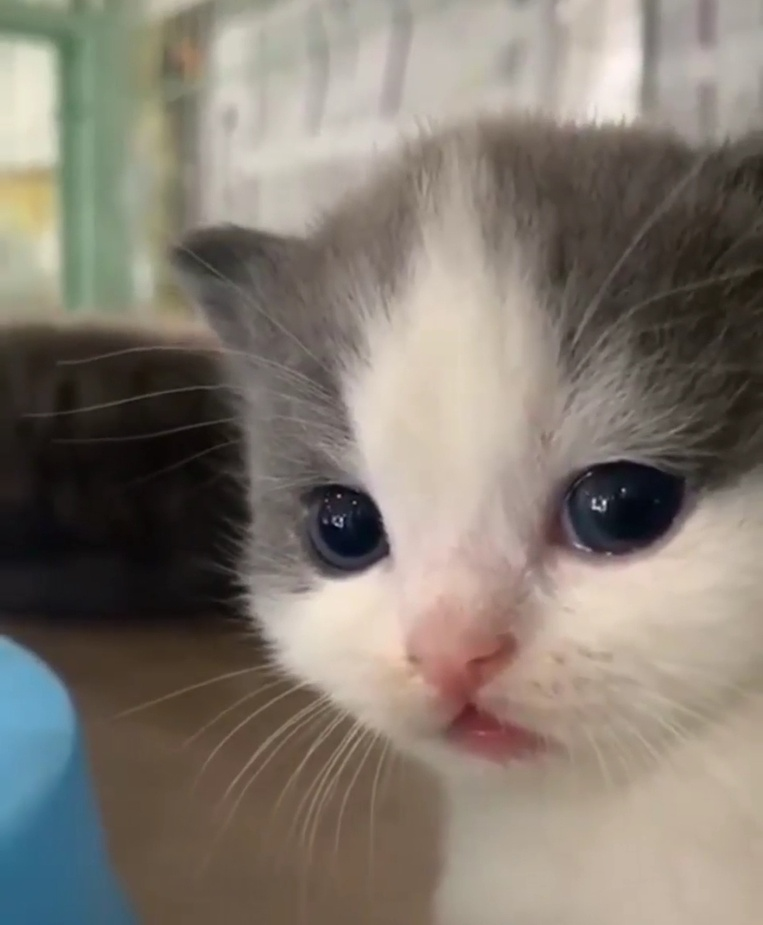
#> input picture image/flipped_image.jpg, 763 x 925 px, shrunk from 1080 x 1309 before the run
$ python main.py image/flipped_image.jpg out
#> lines starting #> are read from the running program, lines starting #| are printed output that depends on the picture
### image_reader.py
import cv2
import numpy as np


def read_image(image_path: str) -> np.ndarray:
    """
    упаковываем изображение в массив np.ndarray
    :param image_path: путь к изображению
    :return: массив np.ndarray, который хранит пиксели изображения с соответствующими цветовыми каналами BGR
    """
#> called with image_path = 'image/flipped_image.jpg'
    img = cv2.imread(image_path)
#> img is the input picture: shape (925, 763, 3); mean B, G, R 113.3, 123.2, 131.5
#| (925, 763, 3)
#| Размер изображения: 763x925
    if img is None: # одна из возможных проблем - неправильный формат файла
        raise FileNotFoundError(f"Не удалось загрузить изображение: {image_path}")
    return img

### histogram.py
import matplotlib.pyplot as plt
import numpy as np


def plot_histogram(img: np.ndarray )->None :
    """
    Создание и демонстрация гистограммы по 3 цветовым каналам
    :param img: np.ndarray массив пикселей изображения
    :return: None - просто демонстрация
    """
    colors = ('blue', 'green', 'red')
    shape = img.shape
#> shape = (925, 763, 3)
    plt.figure(figsize=(10, 8))
    for i, color in enumerate(colors):
        lst = []
        for x in range(shape[0]):     # перебираем все пиксели и по ключевому каналу выбираем нужные
            for y in range(shape[1]): # для составления списка lst, по которому сможем разобрать конкретный канал
                lst.append(img[x, y, i])
        plt.subplot(3, 1, i + 1) # составляем столбец графиков (3 строки 1 столбец и индекс текущего графика(старт с 1))
        plt.hist(lst, bins=128, color=color)
        plt.title(f'Гистограмма {color} канала')
        plt.xlabel('Интенсивность')
        plt.ylabel('Кол-во пикселей')
    plt.subplots_adjust(hspace=0.5) # прослойка между графиками
    plt.show()
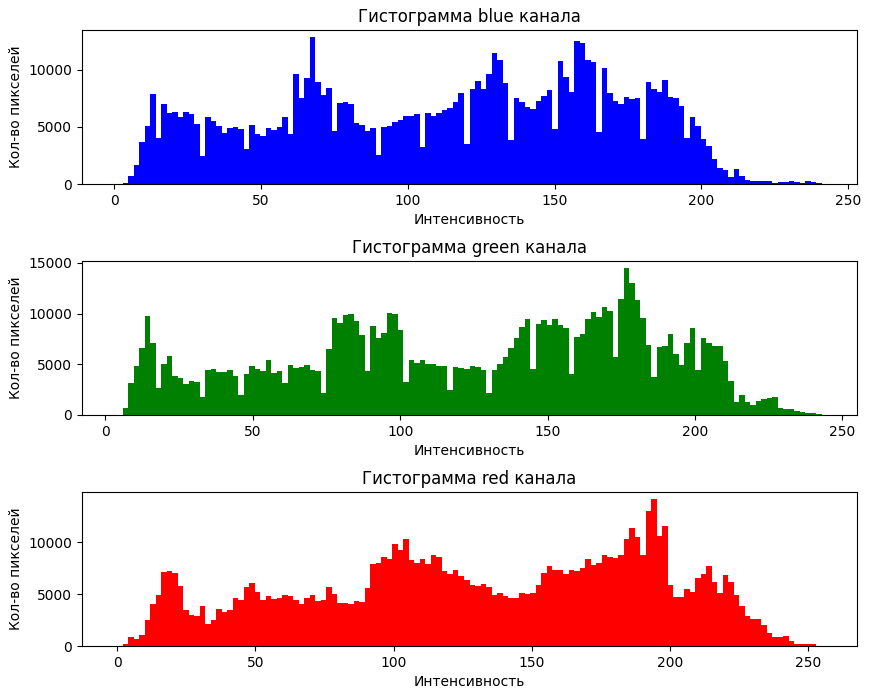
#> figure drawn by matplotlib, 3 panels; panel 1: tallest bar 12858 high, from x = 66.62 to 68.5; panel 2: tallest bar 14470 high, from x = 175.8 to 177.6; panel 3: tallest bar 14132 high, from x = 193.2 to 195.2

### image_flip.py
from argparse import ArgumentTypeError

import cv2
import numpy as np


def flip_image(img: np.ndarray, direction: str) -> np.ndarray:
    """
    отражение изображения по заданной оси
    :param img:  np.ndarray массив пикселей изображения
    :param direction: ось, относительно которой будем отражать изображение
    :return: новый массив np.ndarray
    """
#> called with direction = 'horizontal'
    if direction == 'horizontal':
        return cv2.flip(img, 1)
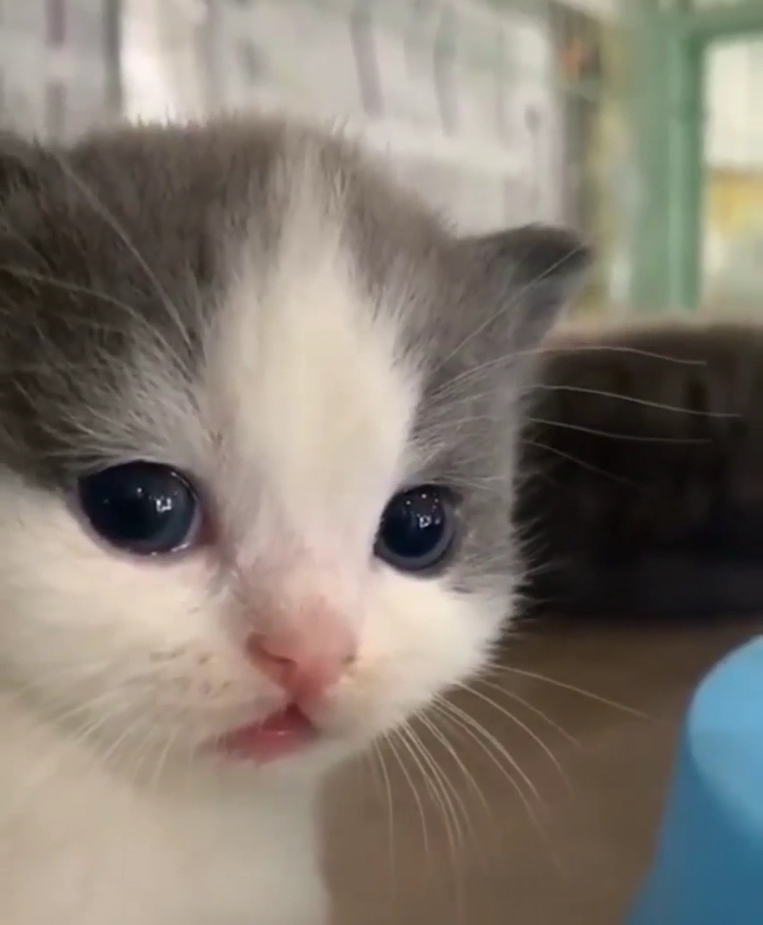
#> returned value: shape (925, 763, 3); mean of channels 0, 1, 2 113.3, 123.2, 131.5; drawn as B, G, R
    elif direction == 'vertical':
        return cv2.flip(img, 0)
    else:
        raise  ArgumentTypeError('Некорректный direction в flip_image')

### parsing.py
import argparse


def parse_args()->argparse.Namespace:
    """
           парсинг аргументов командной строки
           :parameter: None
           :return: данные аргументов заключенные в объект argparse.Namespace
    """
    parser = argparse.ArgumentParser()
    parser.add_argument('image_path', type=str, help='Путь к изображению для обработки')
    parser.add_argument('save_dir', type=str, help='Директория для сохранения результатов обработки')
    return parser.parse_args()

### main.py
import cv2
import os
import numpy as np

from image_reader import read_image
from parsing import parse_args
from histogram import plot_histogram
from image_flip import flip_image


def show_image(title:str, img: np.ndarray)->None:
    cv2.imshow(title, img)
    cv2.waitKey(0) # ждет нажатия клавиши для выхода
    cv2.destroyAllWindows()


def save_image(img, save_path):
    cv2.imwrite(save_path, img)


def main():
    """
    1) парсинг аргументов командной строки
    2) упаковка изображения в np.ndarray
    3) вывод размеров картинки
    4) создание и демонстрация гистограммы
    5)отражаем изображение по горизонтали
    6)демонстрация старого и нового изображения
    7)сохраняем новое изображение flipped_image.jpg
    """
    arguments = parse_args()
    try:
        if not os.path.isfile(arguments.image_path):
            raise FileNotFoundError(f"Файл {arguments.image_path} не найден")

        img = read_image(arguments.image_path)
        print(img.shape)
        print(f"Размер изображения: {img.shape[1]}x{img.shape[0]} ")

        plot_histogram(img)

        flipped_img = flip_image(img, 'horizontal')

        show_image('Исходное изображение', img)
        show_image('Отраженное изображение', flipped_img)

        save_path = os.path.join(arguments.save_dir, 'flipped_image.jpg')
        save_image(flipped_img, save_path)
    except Exception as e:
        print(f"Ошибка: {e}")


if __name__ == "__main__":
    main()

$ run again, with image/HFaiqhyQxjM.jpg copied over image/flipped_image.jpg
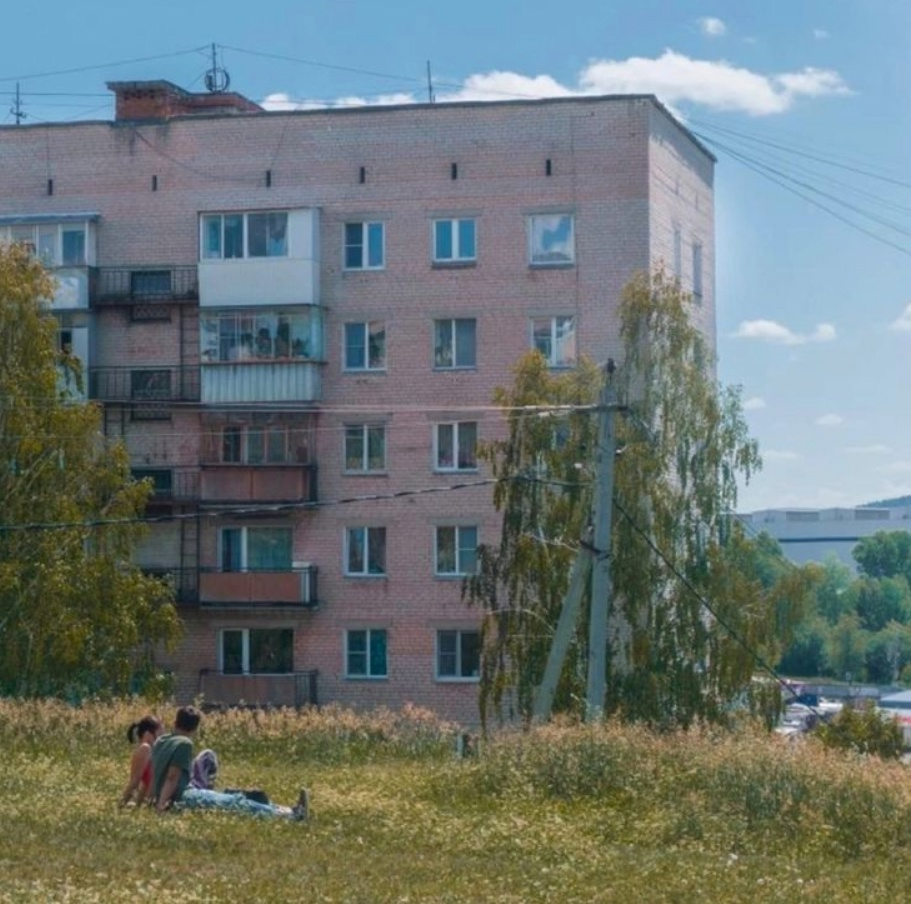
#> input picture image/HFaiqhyQxjM.jpg, 911 x 904 px
#> in read_image, img is the input picture: shape (904, 911, 3); mean B, G, R 116.4, 118.1, 106.7
#| (904, 911, 3)
#| Размер изображения: 911x904
#> in plot_histogram, `plt.show()`:
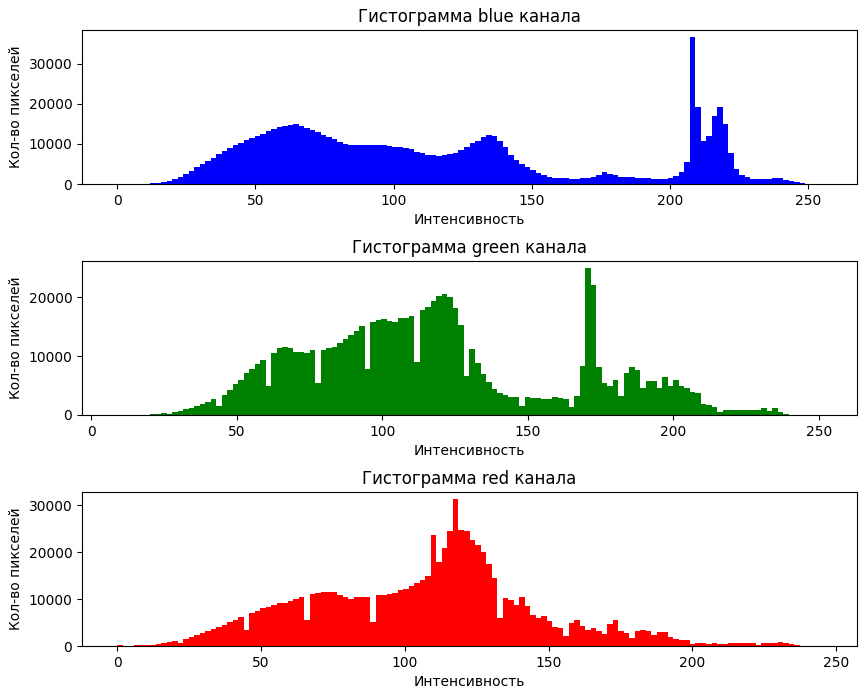
#> figure drawn by matplotlib, 3 panels; panel 1: tallest bar 36649 high, from x = 207.2 to 209.2; panel 2: tallest bar 24870 high, from x = 169.7 to 171.6; panel 3: tallest bar 31297 high, from x = 116.8 to 118.7
#> in flip_image, `return cv2.flip(img, 1)`:
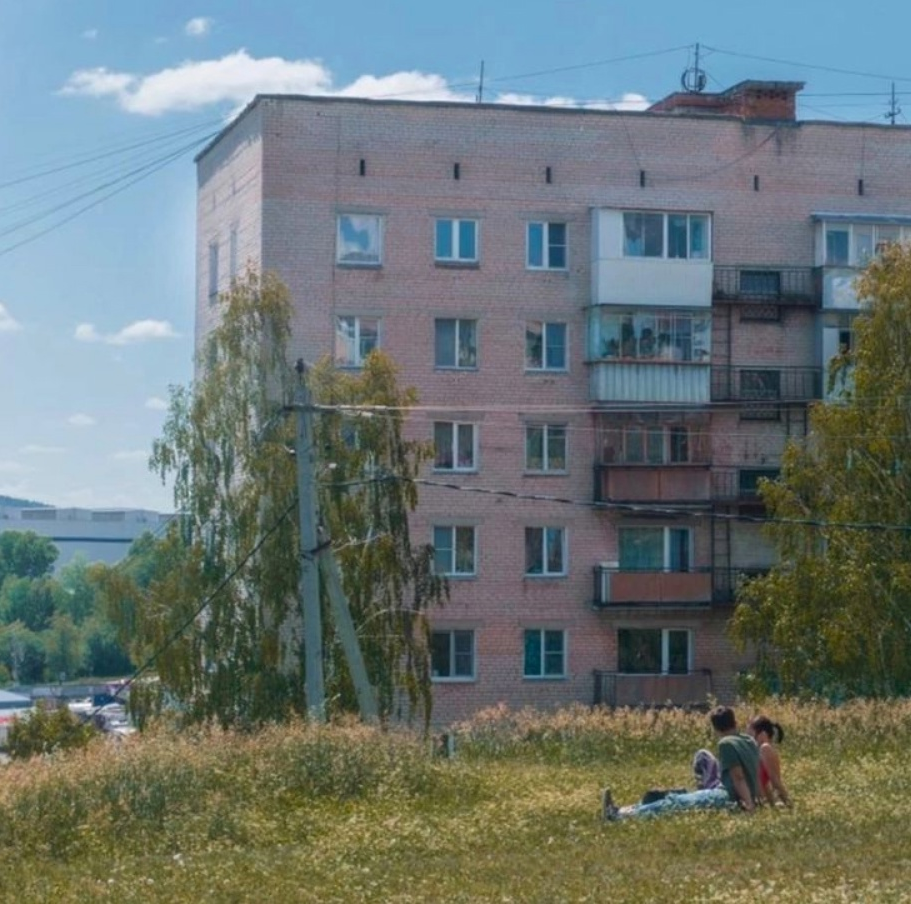
#> returned value: shape (904, 911, 3); mean of channels 0, 1, 2 116.4, 118.1, 106.7; drawn as B, G, R

$ run again, with image/cat.jpg copied over image/flipped_image.jpg
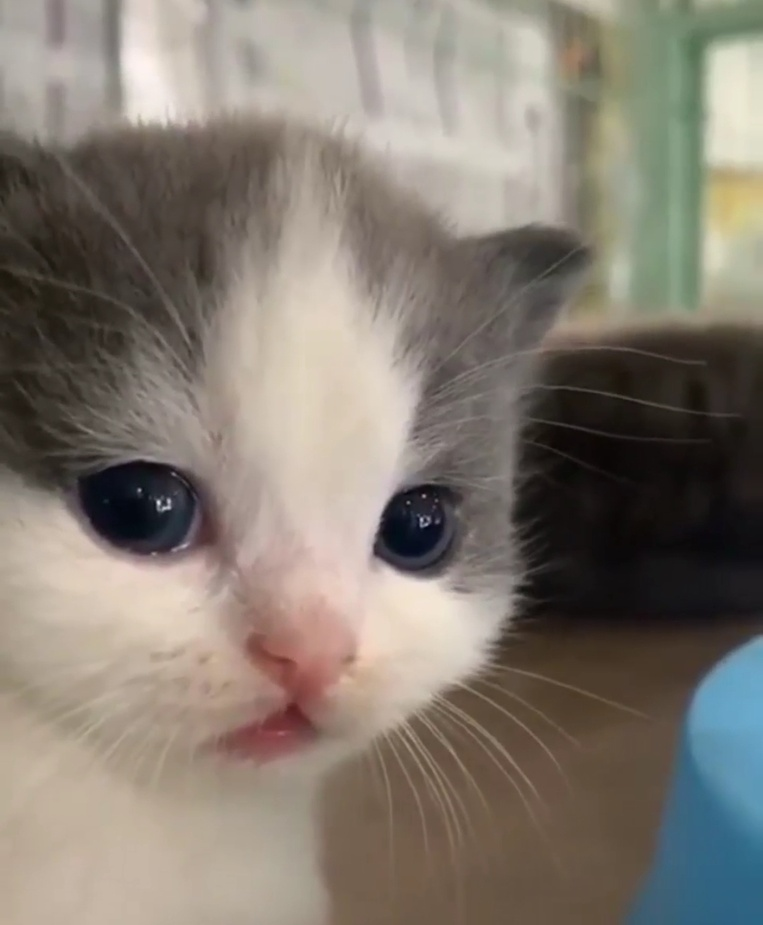
#> input picture image/cat.jpg, 763 x 925 px, shrunk from 1080 x 1309 before the run
#> in read_image, img is the input picture: shape (925, 763, 3); mean B, G, R 113.3, 123.2, 131.5
#| (925, 763, 3)
#| Размер изображения: 763x925
#> in plot_histogram, `plt.show()`:
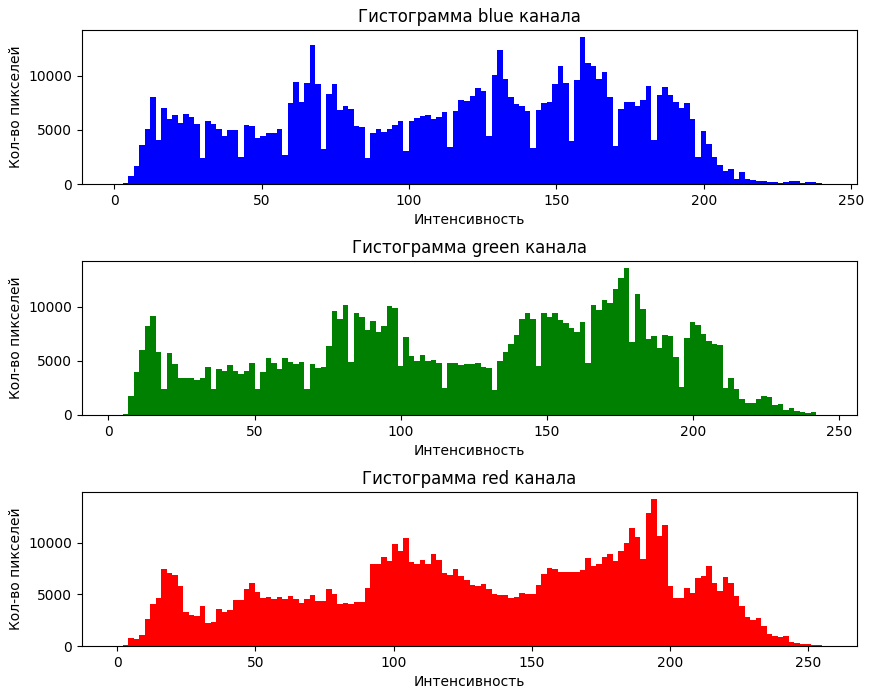
#> figure drawn by matplotlib, 3 panels; panel 1: tallest bar 13545 high, from x = 157.8 to 159.7; panel 2: tallest bar 13549 high, from x = 176.2 to 178.1; panel 3: tallest bar 14232 high, from x = 193.2 to 195.2
